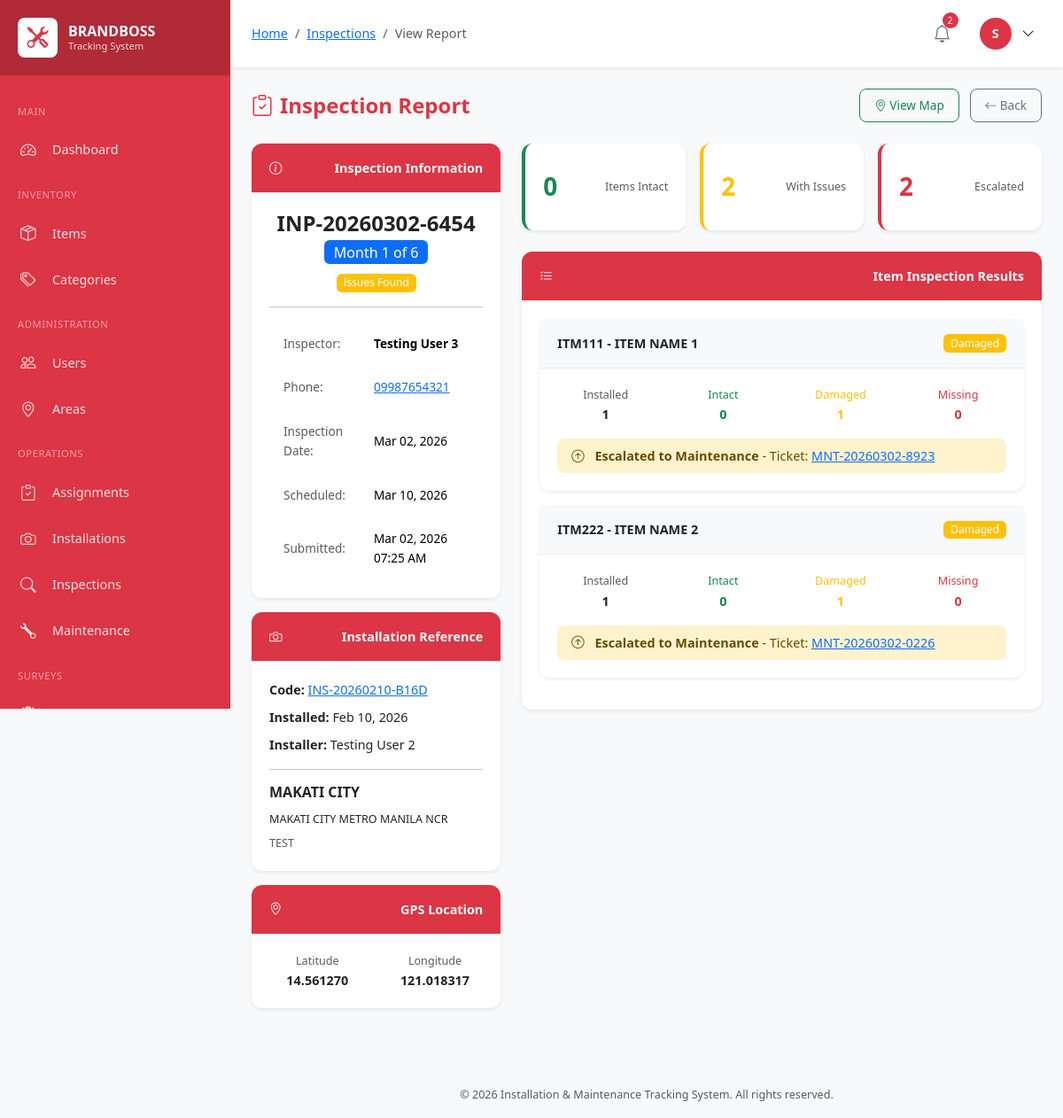
The page /modules/inspections/view.php?id=2 (signed in) on the database its author committed.
### tables this page shows
CREATE TABLE `users` (
  `id` int(10) UNSIGNED NOT NULL,
  `employee_id` varchar(50) NOT NULL,
  `username` varchar(100) NOT NULL,
  `password` varchar(255) NOT NULL,
  `email` varchar(150) NOT NULL,
  `full_name` varchar(200) NOT NULL,
  `phone` varchar(20) DEFAULT NULL,
  `role` enum('super_admin','user_1','user_2','user_3','user_4') NOT NULL,
  `profile_image` varchar(255) DEFAULT NULL,
  `status` enum('active','inactive','suspended') DEFAULT 'active',
  `last_login` datetime DEFAULT NULL,
  `created_by` int(10) UNSIGNED DEFAULT NULL,
  `created_at` timestamp NOT NULL DEFAULT current_timestamp(),
  `updated_at` timestamp NOT NULL DEFAULT current_timestamp() ON UPDATE current_timestamp()
);

CREATE TABLE `inspection_reports` (
  `id` bigint(20) UNSIGNED NOT NULL,
  `inspection_code` varchar(50) NOT NULL,
  `schedule_id` bigint(20) UNSIGNED NOT NULL,
  `inspector_id` int(10) UNSIGNED NOT NULL,
  `inspection_date` date NOT NULL,
  `latitude` decimal(10,8) DEFAULT NULL,
  `longitude` decimal(11,8) DEFAULT NULL,
  `overall_status` enum('all_intact','issues_found','critical') DEFAULT 'all_intact',
  `overall_remarks` text DEFAULT NULL,
  `created_at` timestamp NOT NULL DEFAULT current_timestamp(),
  `updated_at` timestamp NOT NULL DEFAULT current_timestamp() ON UPDATE current_timestamp()
);

CREATE TABLE `inspection_schedules` (
  `id` bigint(20) UNSIGNED NOT NULL,
  `installation_report_id` bigint(20) UNSIGNED NOT NULL,
  `month_number` tinyint(3) UNSIGNED NOT NULL COMMENT '1-6 for 6 months',
  `scheduled_date` date NOT NULL,
  `inspector_id` int(10) UNSIGNED DEFAULT NULL,
  `status` enum('pending','scheduled','completed','overdue','skipped') DEFAULT 'pending',
  `created_at` timestamp NOT NULL DEFAULT current_timestamp(),
  `updated_at` timestamp NOT NULL DEFAULT current_timestamp() ON UPDATE current_timestamp()
);

CREATE TABLE `installation_reports` (
  `id` bigint(20) UNSIGNED NOT NULL,
  `report_code` varchar(50) NOT NULL,
  `assignment_id` bigint(20) UNSIGNED NOT NULL,
  `installer_id` int(10) UNSIGNED NOT NULL,
  `installation_date` date NOT NULL,
  `latitude` decimal(10,8) NOT NULL,
  `longitude` decimal(11,8) NOT NULL,
  `location_address` text DEFAULT NULL,
  `overall_remarks` text DEFAULT NULL,
  `status` enum('submitted','reviewed','approved','rejected') DEFAULT 'submitted',
  `reviewed_by` int(10) UNSIGNED DEFAULT NULL,
  `reviewed_at` datetime DEFAULT NULL,
  `created_at` timestamp NOT NULL DEFAULT current_timestamp(),
  `updated_at` timestamp NOT NULL DEFAULT current_timestamp() ON UPDATE current_timestamp()
);

CREATE TABLE `installation_areas` (
  `id` int(10) UNSIGNED NOT NULL,
  `area_code` varchar(50) NOT NULL,
  `area_name` varchar(200) NOT NULL,
  `address` text DEFAULT NULL,
  `city` varchar(100) DEFAULT NULL,
  `province` varchar(100) DEFAULT NULL,
  `region` varchar(100) DEFAULT NULL,
  `latitude` decimal(10,8) DEFAULT NULL,
  `longitude` decimal(11,8) DEFAULT NULL,
  `status` enum('active','inactive') DEFAULT 'active',
  `created_at` timestamp NOT NULL DEFAULT current_timestamp(),
  `updated_at` timestamp NOT NULL DEFAULT current_timestamp() ON UPDATE current_timestamp()
);

CREATE TABLE `inspection_items` (
  `id` bigint(20) UNSIGNED NOT NULL,
  `inspection_report_id` bigint(20) UNSIGNED NOT NULL,
  `installation_report_item_id` bigint(20) UNSIGNED NOT NULL,
  `quantity_intact` int(10) UNSIGNED DEFAULT 0,
  `quantity_damaged` int(10) UNSIGNED DEFAULT 0,
  `quantity_missing` int(10) UNSIGNED DEFAULT 0,
  `quantity_needs_replacement` int(10) UNSIGNED DEFAULT 0,
  `item_status` enum('intact','damaged','missing','needs_replacement','mixed') DEFAULT 'intact',
  `photo` varchar(255) DEFAULT NULL,
  `remarks` text DEFAULT NULL,
  `escalate_to_maintenance` tinyint(1) DEFAULT 0,
  `created_at` timestamp NOT NULL DEFAULT current_timestamp()
);

CREATE TABLE `inventory_items` (
  `id` int(10) UNSIGNED NOT NULL,
  `item_code` varchar(50) NOT NULL,
  `item_name` varchar(200) NOT NULL,
  `category_id` int(10) UNSIGNED NOT NULL,
  `description` text DEFAULT NULL,
  `unit` varchar(50) DEFAULT 'piece',
  `quantity_available` int(10) UNSIGNED DEFAULT 0,
  `quantity_reserved` int(10) UNSIGNED DEFAULT 0,
  `quantity_installed` int(10) UNSIGNED DEFAULT 0,
  `reorder_level` int(10) UNSIGNED DEFAULT 10,
  `unit_cost` decimal(12,2) DEFAULT 0.00,
  `status` enum('active','inactive','discontinued') DEFAULT 'active',
  `created_by` int(10) UNSIGNED NOT NULL,
  `created_at` timestamp NOT NULL DEFAULT current_timestamp(),
  `updated_at` timestamp NOT NULL DEFAULT current_timestamp() ON UPDATE current_timestamp()
);

CREATE TABLE `installation_report_items` (
  `id` bigint(20) UNSIGNED NOT NULL,
  `report_id` bigint(20) UNSIGNED NOT NULL,
  `assignment_item_id` bigint(20) UNSIGNED NOT NULL,
  `quantity_installed` int(10) UNSIGNED NOT NULL,
  `before_photo` varchar(255) NOT NULL,
  `after_photo` varchar(255) NOT NULL,
  `remarks` text DEFAULT NULL,
  `created_at` timestamp NOT NULL DEFAULT current_timestamp()
);

### modules/inspections/view.php (the view, shortened to what the rows shown need)
<?php
require_once '../../includes/header.php';
$db = Database::getInstance();
$inspectionId = intval($_GET['id'] ?? 0);
$inspection = $db->fetch(
    "SELECT insp.*,
            isc.month_number, isc.scheduled_date,
            ir.id as installation_id, ir.report_code as installation_code, ir.installation_date,
            ir.latitude as install_lat, ir.longitude as install_lng,
            ia.area_name, ia.city, ia.address,
            u1.full_name as inspector_name, u1.phone as inspector_phone,
            u2.full_name as installer_name
     FROM inspection_reports insp
     JOIN inspection_schedules isc ON insp.schedule_id = isc.id
     JOIN installation_reports ir ON isc.installation_report_id = ir.id
     JOIN assignments a ON ir.assignment_id = a.id
     JOIN installation_areas ia ON a.area_id = ia.id
     JOIN users u1 ON insp.inspector_id = u1.id
     JOIN users u2 ON ir.installer_id = u2.id
     WHERE insp.id = ?",
    [$inspectionId]
);
$inspectionItems = $db->fetchAll(
    "SELECT ii.*,
            iri.quantity_installed, iri.before_photo, iri.after_photo,
            i.item_code, i.item_name, i.unit,
            (SELECT ticket_code FROM maintenance_tickets WHERE inspection_item_id = ii.id LIMIT 1) as ticket_code,
            (SELECT id FROM maintenance_tickets WHERE inspection_item_id = ii.id LIMIT 1) as ticket_id
     FROM inspection_items ii
     JOIN installation_report_items iri ON ii.installation_report_item_id = iri.id
     JOIN assignment_items ai ON iri.assignment_item_id = ai.id
     JOIN inventory_items i ON ai.item_id = i.id
     WHERE ii.inspection_report_id = ?
     ORDER BY i.item_name",
    [$inspectionId]
);
?>
<div class="d-flex justify-content-between align-items-center mb-4">
    <h1 class="page-title mb-0">
        <i class="bi bi-clipboard-check me-2"></i>Inspection Report
    </h1>
</div>
<div class="row">
    <div class="col-lg-4 mb-4">
        <div class="card mb-3">
            <div class="card-body">
                <div class="text-center mb-3">
                    <h4 class="mb-1"><?php echo clean($inspection['inspection_code']); ?></h4>
                    <span class="badge bg-primary fs-6 mb-2">Month <?php echo $inspection['month_number']; ?> of 6</span>
                    <br>
                    <?php
                    $statusColors = [
                        'all_intact' => 'success',
                        'issues_found' => 'warning',
                        'critical' => 'danger'
                    ];
                    $statusColor = $statusColors[$inspection['overall_status']] ?? 'secondary';
                    ?>
                    <span class="badge bg-<?php echo $statusColor; ?>">
                        <?php echo ucwords(str_replace('_', ' ', $inspection['overall_status'])); ?>
                    </span>
                </div>
                <table class="table table-sm table-borderless mb-0">
                    <tr>
                        <td><strong><?php echo clean($inspection['inspector_name']); ?></strong></td>
                    </tr>
                    <?php if ($inspection['inspector_phone']): ?>
                    <tr>
                        <td class="text-muted">Phone:</td>
                        <td><a href="tel:<?php echo $inspection['inspector_phone']; ?>"><?php echo clean($inspection['inspector_phone']); ?></a></td>
                    </tr>
                    <?php endif; ?>
                    <tr>
                        <td class="text-muted">Inspection Date:</td>
                        <td><?php echo formatDate($inspection['inspection_date']); ?></td>
                    </tr>
                    <tr>
                        <td class="text-muted">Scheduled:</td>
                        <td><?php echo formatDate($inspection['scheduled_date']); ?></td>
                    </tr>
                    <tr>
                        <td class="text-muted">Submitted:</td>
                        <td><?php echo formatDateTime($inspection['created_at']); ?></td>
                    </tr>
                </table>
            </div>
        </div>
        <div class="card mb-3">
            <div class="card-body">
                <p class="mb-2">
                    <strong>Code:</strong>
                    <a href="../installations/view.php?id=<?php echo $inspection['installation_id']; ?>">
                        <?php echo clean($inspection['installation_code']); ?>
                    </a>
                </p>
                <p class="mb-2"><strong>Installed:</strong> <?php echo formatDate($inspection['installation_date']); ?></p>
                <p class="mb-2"><strong>Installer:</strong> <?php echo clean($inspection['installer_name']); ?></p>
                <hr>
                <h6 class="mb-2"><?php echo clean($inspection['area_name']); ?></h6>
                <?php if ($inspection['address']): ?>
                <p class="mb-1"><small><?php echo clean($inspection['address']); ?></small></p>
                <?php endif; ?>
                <p class="mb-0"><small class="text-muted"><?php echo clean($inspection['city']); ?></small></p>
            </div>
        </div>
        <?php if ($inspection['latitude'] && $inspection['longitude']): ?>
        <div class="card">
            <div class="card-header bg-primary">
                <i class="bi bi-geo-alt me-2"></i>GPS Location
            </div>
            <div class="card-body">
                <div class="row text-center">
                    <div class="col-6">
                        <small class="text-muted d-block">Latitude</small>
                        <strong><?php echo number_format($inspection['latitude'], 6); ?></strong>
                    </div>
                    <div class="col-6">
                        <small class="text-muted d-block">Longitude</small>
                        <strong><?php echo number_format($inspection['longitude'], 6); ?></strong>
                    </div>
                </div>
            </div>
        </div>
        <?php endif; ?>
    </div>
    <div class="col-lg-8 mb-4">
        <div class="card">
            <div class="card-body">
                <?php foreach ($inspectionItems as $index => $item): ?>
                <?php
                $statusColors = [
                    'intact' => 'success',
                    'damaged' => 'warning',
                    'missing' => 'danger',
                    'needs_replacement' => 'danger',
                    'mixed' => 'warning'
                ];
                $itemStatusColor = $statusColors[$item['item_status']] ?? 'secondary';
                ?>
                <div class="card mb-3 <?php echo $index === count($inspectionItems) - 1 ? 'mb-0' : ''; ?> border-<?php echo $itemStatusColor; ?>">
                    <div class="card-header bg-light d-flex justify-content-between align-items-center">
                        <span>
                            <strong><?php echo clean($item['item_code']); ?></strong> -
                            <?php echo clean($item['item_name']); ?>
                        </span>
                        <span class="badge bg-<?php echo $itemStatusColor; ?>">
                            <?php echo ucwords(str_replace('_', ' ', $item['item_status'])); ?>
                        </span>
                    </div>
                    <div class="card-body">
                        <div class="row mb-3">
                            <div class="col-6 col-md-3 text-center">
                                <small class="text-muted d-block">Installed</small>
                                <strong><?php echo $item['quantity_installed']; ?></strong>
                            </div>
                            <div class="col-6 col-md-3 text-center">
                                <small class="text-success d-block">Intact</small>
                                <strong class="text-success"><?php echo $item['quantity_intact']; ?></strong>
                            </div>
                            <div class="col-6 col-md-3 text-center">
                                <small class="text-warning d-block">Damaged</small>
                                <strong class="text-warning"><?php echo $item['quantity_damaged']; ?></strong>
                            </div>
                            <div class="col-6 col-md-3 text-center">
                                <small class="text-danger d-block">Missing</small>
                                <strong class="text-danger"><?php echo $item['quantity_missing']; ?></strong>
                            </div>
                        </div>
                        <?php if ($item['escalate_to_maintenance']): ?>
                        <div class="alert alert-warning py-2 mb-0">
                            <i class="bi bi-arrow-up-circle me-2"></i>
                            <strong>Escalated to Maintenance</strong>
                            <?php if ($item['ticket_code']): ?>
                            - Ticket:
                            <a href="../maintenance/view.php?id=<?php echo $item['ticket_id']; ?>">
                                <?php echo clean($item['ticket_code']); ?>
                            </a>
                            <?php endif; ?>
                        </div>
                        <?php endif; ?>
                    </div>
                </div>
                <?php endforeach; ?>
            </div>
        </div>
    </div>
</div>
<?php require_once '../../includes/footer.php'; ?>

### includes/header.php (shortened to what the rows shown need)
<?php
require_once __DIR__ . '/../classes/Database.php';
require_once __DIR__ . '/../classes/Auth.php';
require_once __DIR__ . '/helpers.php';
$auth = Auth::getInstance();
$auth->requireAuth();
$currentUser = $auth->user();
?>
<!DOCTYPE html>
<html lang="en">
<head>
    <link href="https://cdn.jsdelivr.net/npm/bootstrap@5.3.2/dist/css/bootstrap.min.css" rel="stylesheet">
    <link href="https://cdn.jsdelivr.net/npm/bootstrap-icons@1.11.1/font/bootstrap-icons.css" rel="stylesheet">
    <link href="https://cdn.datatables.net/1.13.6/css/dataTables.bootstrap5.min.css" rel="stylesheet">
    <link href="<?php echo APP_URL; ?>/assets/css/style.css" rel="stylesheet">
    <link href="https://unpkg.com/leaflet@1.9.4/dist/leaflet.css" rel="stylesheet">
</head>
<body>
    <main class="main-content">
        <header class="top-navbar">
            <div class="navbar-right">
                <div class="dropdown user-dropdown">
                    <button class="user-btn" data-bs-toggle="dropdown">
                        <div class="user-avatar">
                            <?php echo strtoupper(substr($currentUser['full_name'], 0, 1)); ?>
                        </div>
                        <i class="bi bi-chevron-down ms-1"></i>
                    </button>
                </div>
            </div>
        </header>
        <div class="content-area">

### rows shown on the page
users: full_name "S"
inspection_reports: inspection_code "INP-20260302-6454", schedule.month_number "1", overall_status "Issues Found", inspector.full_name "Testing User 3", inspector.phone "09987654321", inspection_date "Mar 02, 2026", schedule.scheduled_date "Mar 10, 2026", created_at "Mar 02, 2026 07:25 AM", installation_reports.report_code "INS-20260210-B16D", installation_reports.installation_date "Feb 10, 2026", users.full_name "Testing User 2", installation_areas.area_name "MAKATI CITY", installation_areas.address "MAKATI CITY METRO MANILA NCR", installation_areas.city "TEST", latitude "14.561270", longitude "121.018317"
inspection_items: inventory_items.item_code "ITM111", inventory_items.item_name "ITEM NAME 1", item_status "Damaged", installation_report_item.quantity_installed "1", quantity_intact "0", quantity_damaged "1", quantity_missing "0", ticket_code "MNT-20260302-8923"
inspection_items: inventory_items.item_code "ITM222", inventory_items.item_name "ITEM NAME 2", item_status "Damaged", installation_report_item.quantity_installed "1", quantity_intact "0", quantity_damaged "1", quantity_missing "0", ticket_code "MNT-20260302-0226"

### other values the page prints
$crumb['title'] "Inspections"
$crumb['title'] "View Report"
$notificationCount "2"
$intactCount "0"
$issuesCount "2"
$escalatedCount "2"
APP_NAME "Installation & Maintenance Tracking System"
